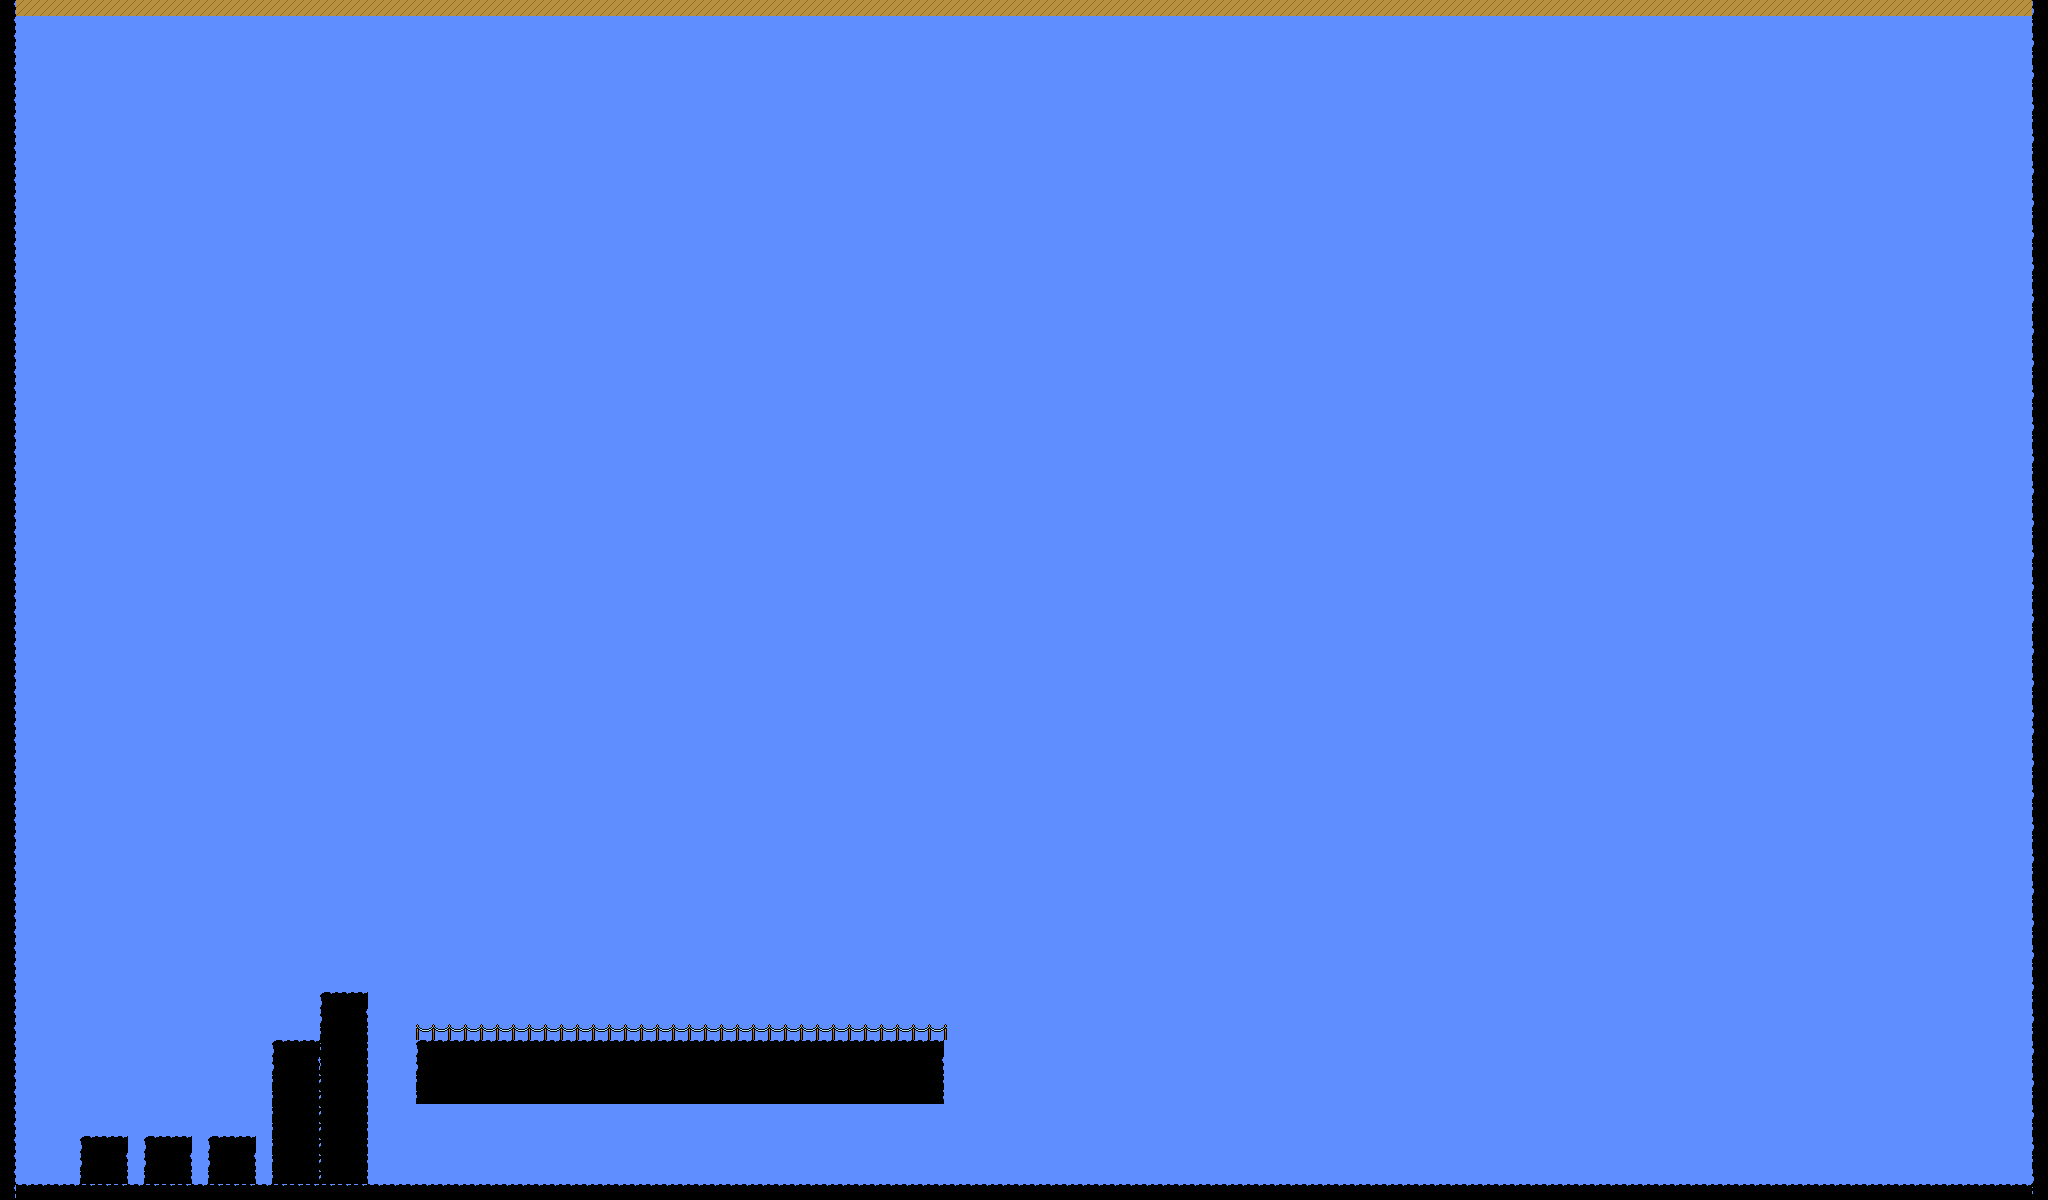

Below is a game level as drawn by its tile map, then a one-line description and the .tmx that defines it (tile-layer data replaced by summaries):
An orthogonal 128x75 tile map with 16x16 px tiles, 1 tile layer (Frente) and 5 objects.

<map version="1.0.0" orientation="orthogonal" renderorder="right-down" width="128" height="75" tilewidth="16" tileheight="16" backgroundcolor="#5e8eff" nextobjectid="378">
 <tileset firstgid="1" name="tilemap6" tilewidth="16" tileheight="16" tilecount="624" columns="16">
  <image source="tileset.png" width="256" height="631" />
  <tile id="226">
   <animation>
    <frame tileid="119" duration="100" />
   </animation>
  </tile>
 </tileset>
 <layer name="Frente" width="128" height="75">
  <data>[9600 cells, 658 non-empty, 11 distinct tile ids]</data>
 </layer>
 <objectgroup name="colisiones">
  <object id="365" x="416" y="1040" width="528" height="66" />
  <object id="368" x="0" y="1184" width="2048" height="16" />
  <object id="369" x="0" y="0" width="16" height="1184" />
  <object id="371" x="16" y="0" width="2032" height="16" />
  <object id="372" x="2032" y="16" width="16" height="1168" />
 </objectgroup>
</map>